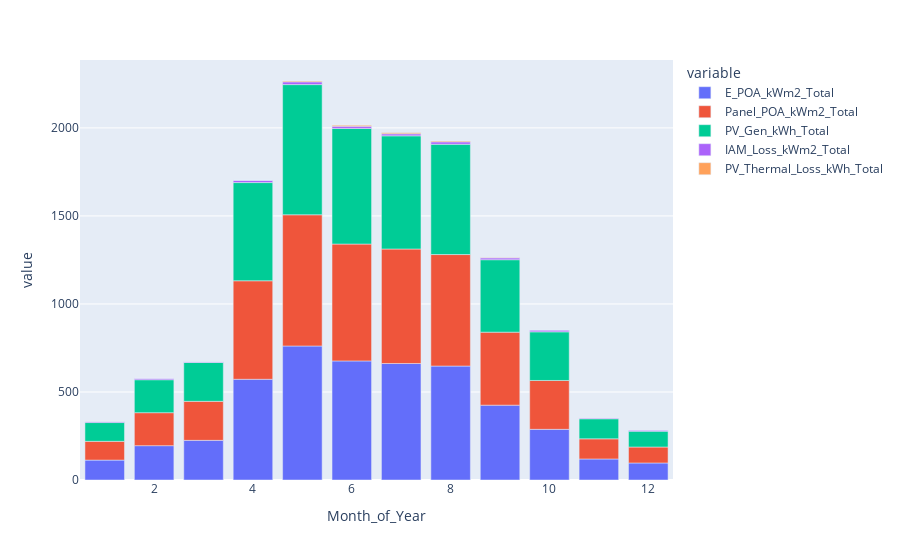

Source (notebook cell):
### Code cell
px.bar(pv_model.summary_grouped.monthly[["E_POA_kWm2_Total", "Panel_POA_kWm2_Total", "PV_Gen_kWh_Total", "IAM_Loss_kWm2_Total", "PV_Thermal_Loss_kWh_Total"]])

### Figure 1 — Plotly figure (JSON) as saved in the notebook; plotly's stock layout.template omitted (floating-point values rounded to 4 significant figures)
{"data": [{"alignmentgroup": "True", "hovertemplate": "variable=E_POA_kWm2_Total<br>Month_of_Year=%{x}<br>value=%{y}<extra></extra>", "legendgroup": "E_POA_kWm2_Total", "marker": {"color": "#636efa", "pattern": {"shape": ""}}, "name": "E_POA_kWm2_Total", "offsetgroup": "E_POA_kWm2_Total", "orientation": "v", "showlegend": true, "textposition": "auto", "type": "bar", "x": [1, 2, 3, 4, 5, 6, 7, 8, 9, 10, 11, 12], "xaxis": "x", "y": [112.9, 195.1, 225.2, 572.2, 761.2, 676.4, 661.8, 647.3, 425.1, 287.8, 119.4, 96.69], "yaxis": "y"}, {"alignmentgroup": "True", "hovertemplate": "variable=Panel_POA_kWm2_Total<br>Month_of_Year=%{x}<br>value=%{y}<extra></extra>", "legendgroup": "Panel_POA_kWm2_Total", "marker": {"color": "#EF553B", "pattern": {"shape": ""}}, "name": "Panel_POA_kWm2_Total", "offsetgroup": "Panel_POA_kWm2_Total", "orientation": "v", "showlegend": true, "textposition": "auto", "type": "bar", "x": [1, 2, 3, 4, 5, 6, 7, 8, 9, 10, 11, 12], "xaxis": "x", "y": [106.7, 187.3, 221.6, 559.4, 745.4, 663.8, 650.3, 633.3, 414.6, 277.5, 114.5, 90.57], "yaxis": "y"}, {"alignmentgroup": "True", "hovertemplate": "variable=PV_Gen_kWh_Total<br>Month_of_Year=%{x}<br>value=%{y}<extra></extra>", "legendgroup": "PV_Gen_kWh_Total", "marker": {"color": "#00cc96", "pattern": {"shape": ""}}, "name": "PV_Gen_kWh_Total", "offsetgroup": "PV_Gen_kWh_Total", "orientation": "v", "showlegend": true, "textposition": "auto", "type": "bar", "x": [1, 2, 3, 4, 5, 6, 7, 8, 9, 10, 11, 12], "xaxis": "x", "y": [106.7, 187.2, 221.3, 557.9, 739.4, 656.9, 642.8, 626.3, 411.6, 276.3, 114.0, 90.16], "yaxis": "y"}, {"alignmentgroup": "True", "hovertemplate": "variable=IAM_Loss_kWm2_Total<br>Month_of_Year=%{x}<br>value=%{y}<extra></extra>", "legendgroup": "IAM_Loss_kWm2_Total", "marker": {"color": "#ab63fa", "pattern": {"shape": ""}}, "name": "IAM_Loss_kWm2_Total", "offsetgroup": "IAM_Loss_kWm2_Total", "orientation": "v", "showlegend": true, "textposition": "auto", "type": "bar", "x": [1, 2, 3, 4, 5, 6, 7, 8, 9, 10, 11, 12], "xaxis": "x", "y": [6.241, 7.759, 3.693, 12.73, 15.82, 12.57, 11.48, 14.01, 10.45, 10.33, 4.942, 6.113], "yaxis": "y"}, {"alignmentgroup": "True", "hovertemplate": "variable=PV_Thermal_Loss_kWh_Total<br>Month_of_Year=%{x}<br>value=%{y}<extra></extra>", "legendgroup": "PV_Thermal_Loss_kWh_Total", "marker": {"color": "#FFA15A", "pattern": {"shape": ""}}, "name": "PV_Thermal_Loss_kWh_Total", "offsetgroup": "PV_Thermal_Loss_kWh_Total", "orientation": "v", "showlegend": true, "textposition": "auto", "type": "bar", "x": [1, 2, 3, 4, 5, 6, 7, 8, 9, 10, 11, 12], "xaxis": "x", "y": [0, 0, 0.003, 0.811, 4.653, 5.506, 5.88, 5.139, 1.681, 0.17, 0, 0], "yaxis": "y"}], "layout": {"barmode": "relative", "legend": {"title": {"text": "variable"}, "tracegroupgap": 0}, "margin": {"t": 60}, "xaxis": {"anchor": "y", "domain": [0, 1], "title": {"text": "Month_of_Year"}}, "yaxis": {"anchor": "x", "domain": [0, 1], "title": {"text": "value"}}}}
